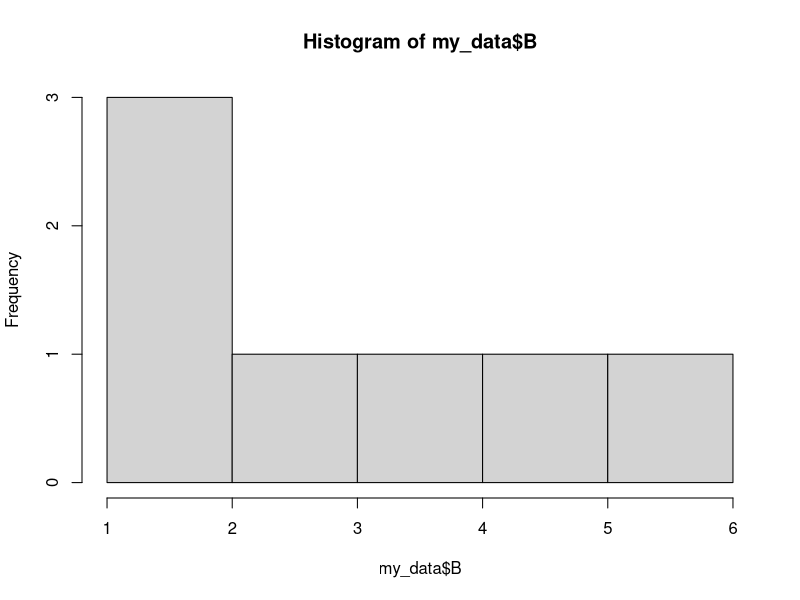
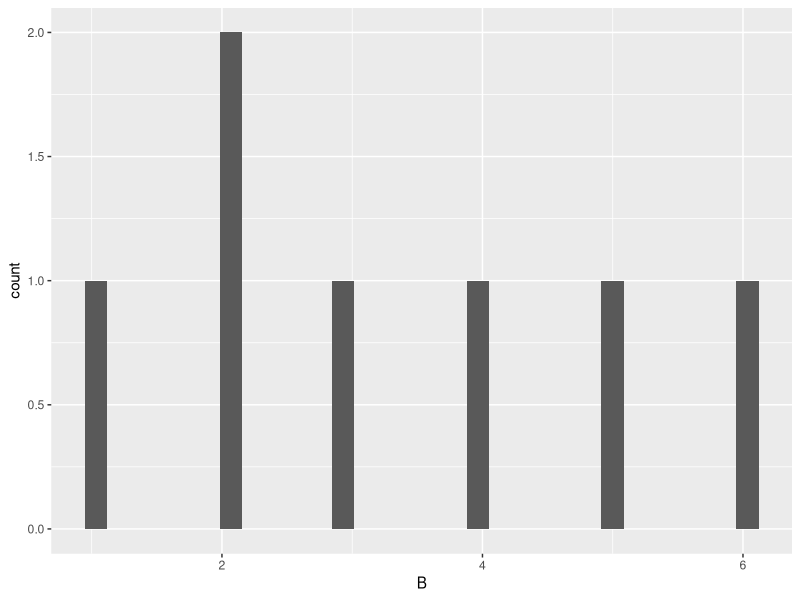

The R script that drew these images, in order: (Note: this script raises an error after producing the figures.)

# Library to interest
library(ggplot2) # for nice figures

# Define directory to work
save_dir = "/shared/projects/2538_eb3i_n1_2025/atelier_scrnaseq/cours_intro_rmd/"

# Set as working directory
setwd(save_dir)
getwd() # check

# Create a dataframe
my_data = data.frame(A = c(1,1,2,4,4,4,6),
                     B = c(2,2,1,3,4,5,6))
my_data

# Explore dataframe
dim(my_data)

summary(my_data)

# Make a histogram
hist(my_data$B)

# Make a beautiful histogram
ggplot(my_data, aes(x = B)) +
  geom_histogram()

# Prepare output path to save file
filename_to_save = paste0(save_dir, "my_data.csv")

# Save data
write.csv(my_data, file = filename_to_save)
